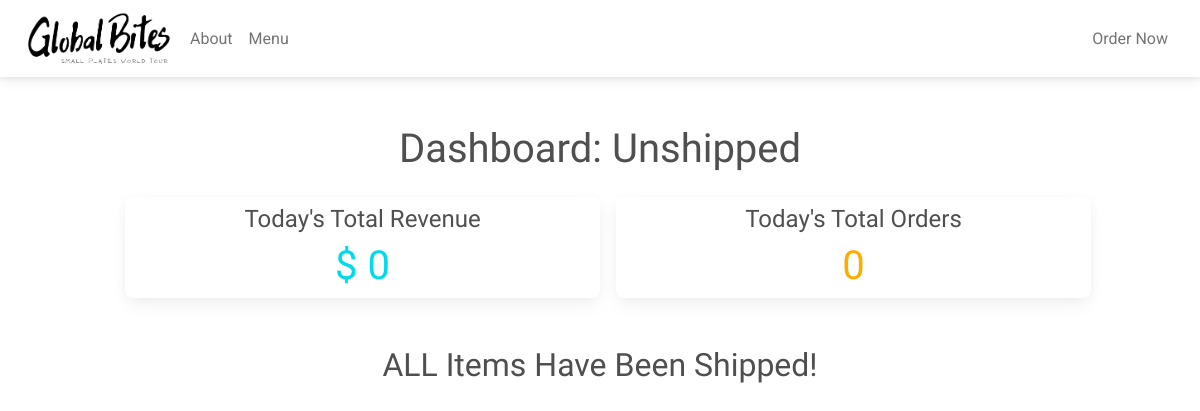
Page /globalbites/dashboard/ (signed in) on the earlier database version.
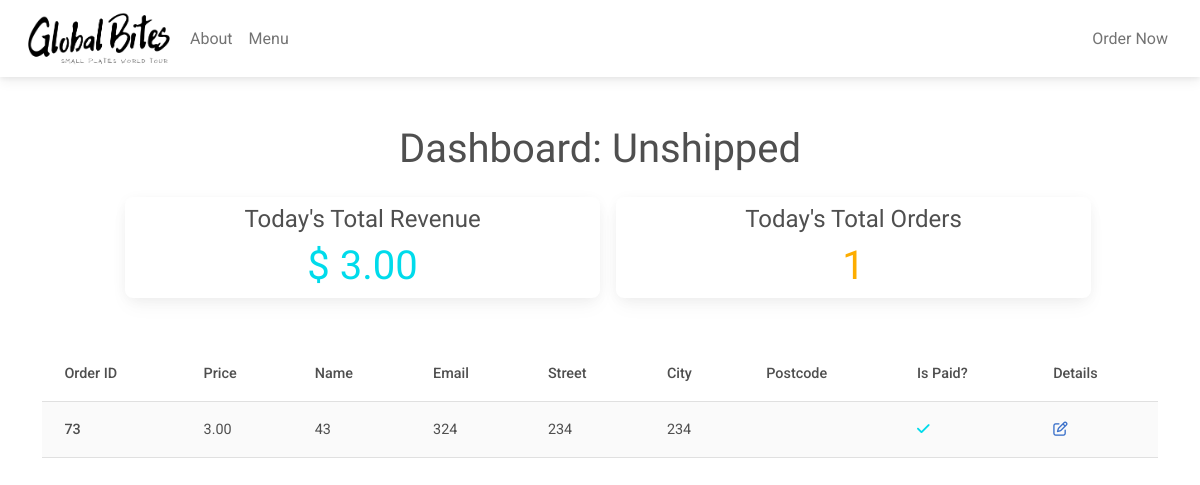
Same page on the later database version.
### customer/models.py (models this page shows, shortened)
class OrderModel(models.Model):
    created_on = models.DateTimeField(auto_now_add=True)
    price = models.DecimalField(max_digits=7, decimal_places=2)
    items = models.ManyToManyField('MenuItem', related_name='order', blank=True)
    name = models.CharField(max_length=50, blank=True)
    email = models.CharField(max_length=50, blank=True)
    street = models.CharField(max_length=50, blank=True)
    city = models.CharField(max_length=50, blank=True)
    state = models.CharField(max_length=15, blank=True, null=True)
    zip_code = models.IntegerField(blank=True, null=True)
    is_paid = models.BooleanField(default=False)
    is_shipped = models.BooleanField(default=False)

### globalbites/views.py (the view)
# urls.py: path('dashboard/', Dashboard.as_view(), name='dashboard'),
class Dashboard(LoginRequiredMixin, UserPassesTestMixin, View):
    def get(self, request, *args, **kwargs):
        today = datetime.today()
        orders = OrderModel.objects.filter(created_on__year=today.year, created_on__month=today.month, created_on__day=today.day)
        unshipped_orders = []
        total_revenue = 0
        for order in orders:
            total_revenue += order.price
            if not order.is_shipped:
                unshipped_orders.append(order)
        context = {
            'orders': unshipped_orders,
            'total_revenue': total_revenue,
            'total_orders': len(orders)
        }
        return render(request, 'globalbites/dashboard.html', context)
    def test_func(self):
        return self.request.user.groups.filter(name='Staff').exists()

### globalbites/templates/globalbites/dashboard.html
{% extends 'globalbites/base.html' %}
{% block content %}
<section>
    <div class='container'>
      <div class='row justify-content-center mt-5'>
          <div class='col-md-6 col-sm-12 text-center'>
              <h1>Dashboard: Unshipped</h1>
          </div>
      </div>
    </section>
<div class='container'>
    <div class='row justify-content-center'>
        <div class='card col-md-5 mt-3 ms-3'>
            <h4 class='text-center pt-2'>Today's Total Revenue</h4>
            <h1 class='text-center' style='color: rgb(0, 219, 235);'>$ {{ total_revenue }}</h1>
        </div>
        <div class='card col-md-5 mt-3 ms-3'>
            <h4 class='text-center pt-2'>Today's Total Orders</h4>
            <h1 class='text-center' style='color: rgb(253, 173, 0);'>{{ total_orders }}</h1>
        </div>
    </div>
    <div class='row justify-content-center'>
        <div class='col-md-12 mt-5'>
            {% if orders|length == 0 %}
                <div class='text-center'>
                    <h2>ALL Items Have Been Shipped!</h2>
                </div>
            {% else %}
                <table class='table table-hover table-striped'>
                    <thead>
                        <tr>
                            <th scope='col'>Order ID</th>
                            <th scope='col'>Price</th>
                            <th scope='col'>Name</th>
                            <th scope='col'>Email</th>
                            <th scope='col'>Street</th>
                            <th scope='col'>City</th>
                            <th scope='col'>Postcode</th>
                            <th scope='col'>Is Paid?</th>
                            <th scope='col'>Details</th>
                        </tr>
                    </thead>
                    <tbody>
                        {% for order in orders %}
                            <tr>
                                <th scope='row'>{{ order.pk }}</th>
                                <td>{{ order.price }}</td>
                                <td>{{ order.name }}</td>
                                <td>{{ order.email }}</td>
                                <td>{{ order.street }}</td>
                                <td>{{ order.city }}</td>
                                <td>{{ order.postcode }}</td>
                                <td>
                                    {% if order.is_paid %}
                                        <i style='color:rgb(0, 219, 235);' class='fas fa-check'></i>
                                    {% else %}
                                        <i style='color:rgb(253, 173, 0);' class='fas fa-times'></i>
                                    {% endif %}
                                </td>
                                <td>
                                    <a href='{% url "order-details" order.pk %}'>
                                        <i class='far fa-edit'></i>
                                    </a>
                                </td>
                            </tr>
                        {% endfor %}
                    </tbody>
                </table>
            {% endif %}
        </div>
    </div>
</div>
{% endblock content %}

Differences in the rows shown:
added OrderModel: pk "73", price "3.00", name "43", email "324", street "234", city "234", is_paid True (drawn)
Other differences:
{{ total_revenue }}: "0" → "3.00"
{{ total_orders }}: "0" → "1"
text no longer shown: "ALL Items Have Been Shipped!"
text now shown: "Order ID Price Name Email Street City Postcode Is Paid? Details"
